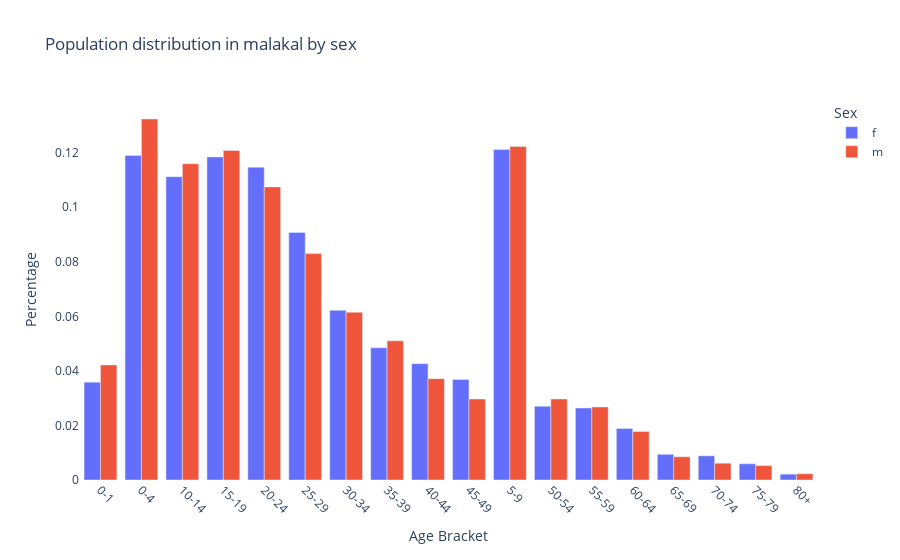

Here is the notebook cell this chart was saved with:
### Markdown cell above
Population distribution by age and sex

### Code cell
age_stats()

### Figure 1 — Plotly figure (JSON) as saved in the notebook; plotly's stock layout.template omitted (floating-point values rounded to 4 significant figures)
{"data": [{"alignmentgroup": "True", "hovertemplate": "Sex=f<br>Age Bracket=%{x}<br>Percentage=%{y}<extra></extra>", "legendgroup": "f", "marker": {"color": "#636efa", "pattern": {"shape": ""}}, "name": "f", "offsetgroup": "f", "orientation": "v", "showlegend": true, "textposition": "auto", "type": "bar", "x": ["0-1", "0-4", "10-14", "15-19", "20-24", "25-29", "30-34", "35-39", "40-44", "45-49", "5-9", "50-54", "55-59", "60-64", "65-69", "70-74", "75-79", "80+"], "xaxis": "x", "y": [0.03588, 0.119, 0.1112, 0.1185, 0.1147, 0.09076, 0.0622, 0.04848, 0.04266, 0.03686, 0.1212, 0.02702, 0.02639, 0.0189, 0.009411, 0.008855, 0.005943, 0.002136], "yaxis": "y"}, {"alignmentgroup": "True", "hovertemplate": "Sex=m<br>Age Bracket=%{x}<br>Percentage=%{y}<extra></extra>", "legendgroup": "m", "marker": {"color": "#EF553B", "pattern": {"shape": ""}}, "name": "m", "offsetgroup": "m", "orientation": "v", "showlegend": true, "textposition": "auto", "type": "bar", "x": ["0-1", "0-4", "10-14", "15-19", "20-24", "25-29", "30-34", "35-39", "40-44", "45-49", "5-9", "50-54", "55-59", "60-64", "65-69", "70-74", "75-79", "80+"], "xaxis": "x", "y": [0.04219, 0.1324, 0.116, 0.1208, 0.1075, 0.08301, 0.06152, 0.05103, 0.03716, 0.02969, 0.1223, 0.0297, 0.02676, 0.01778, 0.008513, 0.006152, 0.005264, 0.002298], "yaxis": "y"}], "layout": {"barmode": "group", "legend": {"title": {"text": "Sex"}, "tracegroupgap": 0}, "plot_bgcolor": "white", "title": {"text": "Population distribution in malakal by sex"}, "xaxis": {"anchor": "y", "domain": [0, 1], "tickangle": 45, "title": {"text": "Age Bracket"}}, "yaxis": {"anchor": "x", "domain": [0, 1], "title": {"text": "Percentage"}}}}
